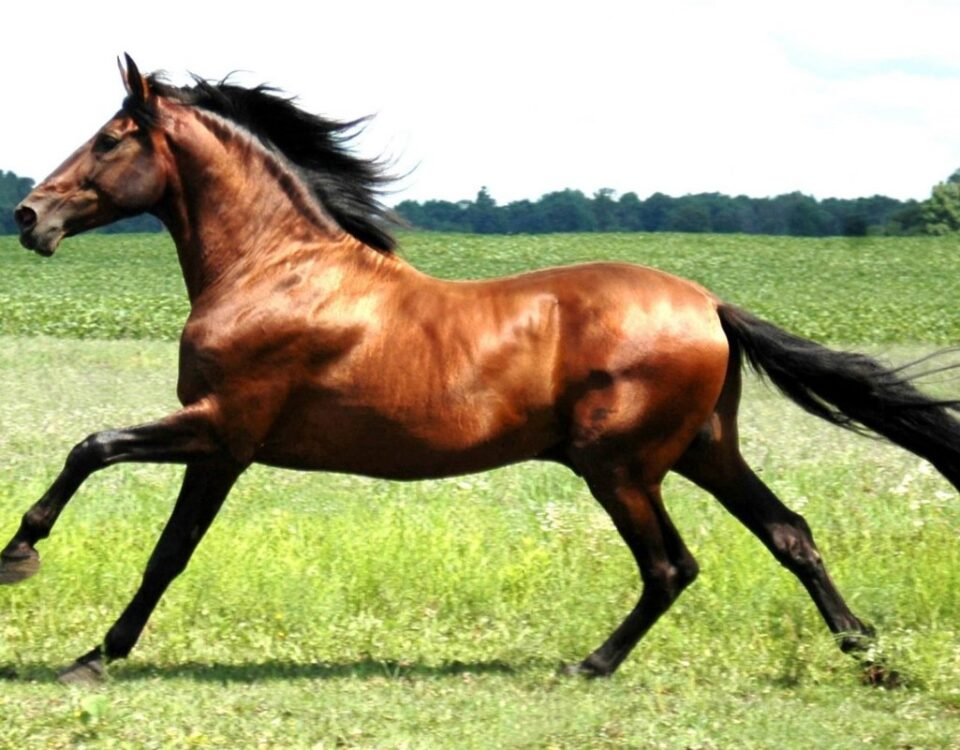
#> input picture Testes-RGB/pre-processamento/cavalo.png, 960 x 750 px
$ python rgb.py
#> lines starting #> are read from the running program, lines starting #| are printed output that depends on the picture
import cv2
import numpy as np

imagem = cv2.imread('pre-processamento/cavalo.png')
#> imagem is the input picture: shape (750, 960, 3); mean B, G, R 121.5, 168, 168.3

azul, verde, vermelho = cv2.split(imagem)
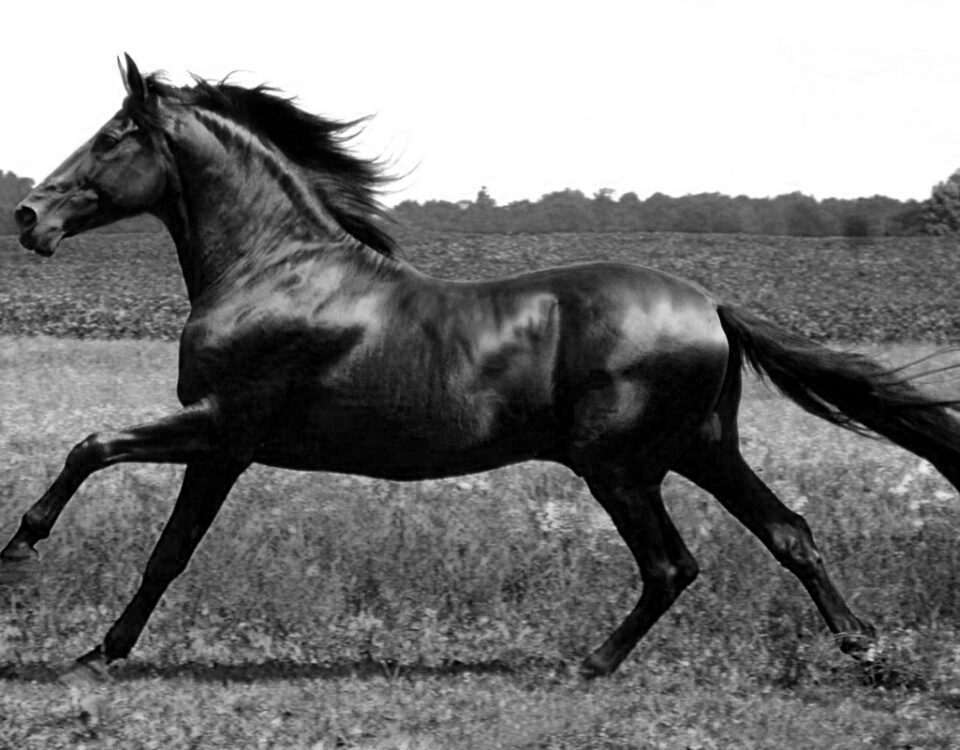
#> azul: shape (750, 960); min 0, max 255, mean 121.5
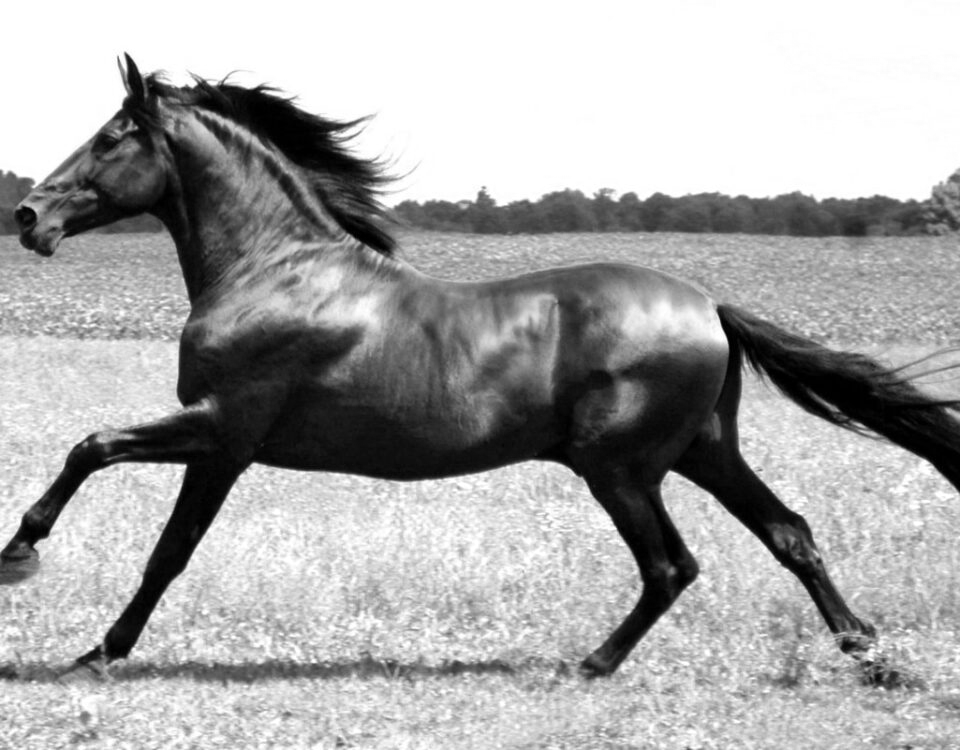
#> verde: shape (750, 960); min 0, max 255, mean 168
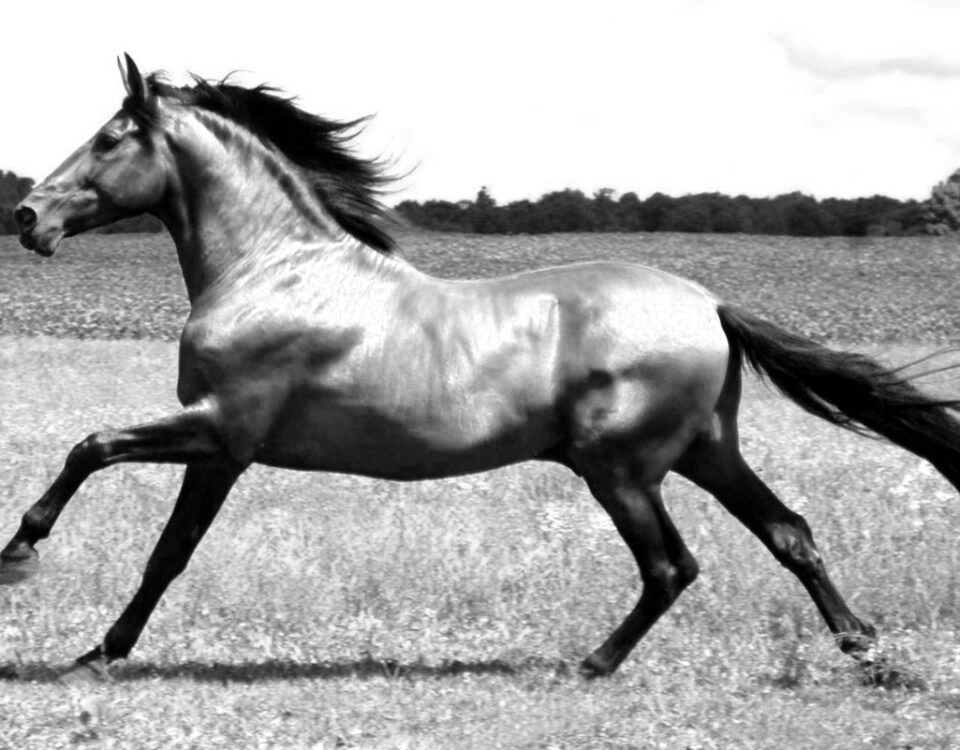
#> vermelho: shape (750, 960); min 0, max 255, mean 168.3

imagem_mesclada = cv2.merge((azul, verde, vermelho))

imagem_invertida = cv2.merge((vermelho, verde, azul))

blank = np.zeros(imagem.shape[:2], dtype='uint8')

canal_azul = cv2.merge([azul,blank,blank])
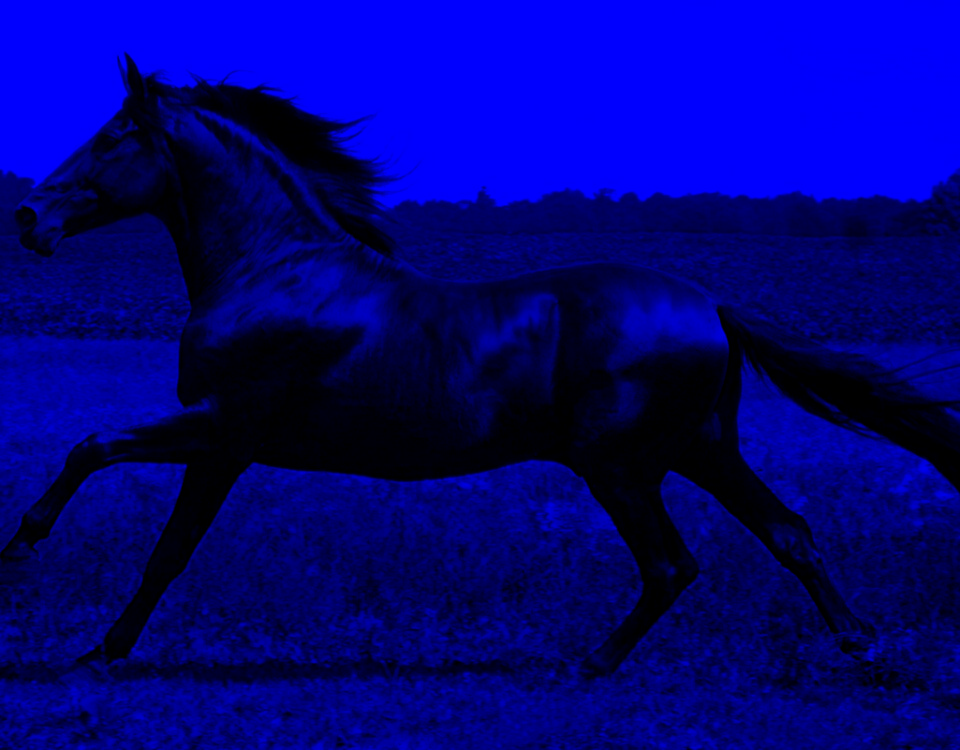
#> canal_azul: shape (750, 960, 3); mean of channels 0, 1, 2 121.5, 0, 0; drawn as B, G, R
canal_azul_gimp = cv2.merge([azul,azul,azul])
canal_verde = cv2.merge([blank,verde,blank])
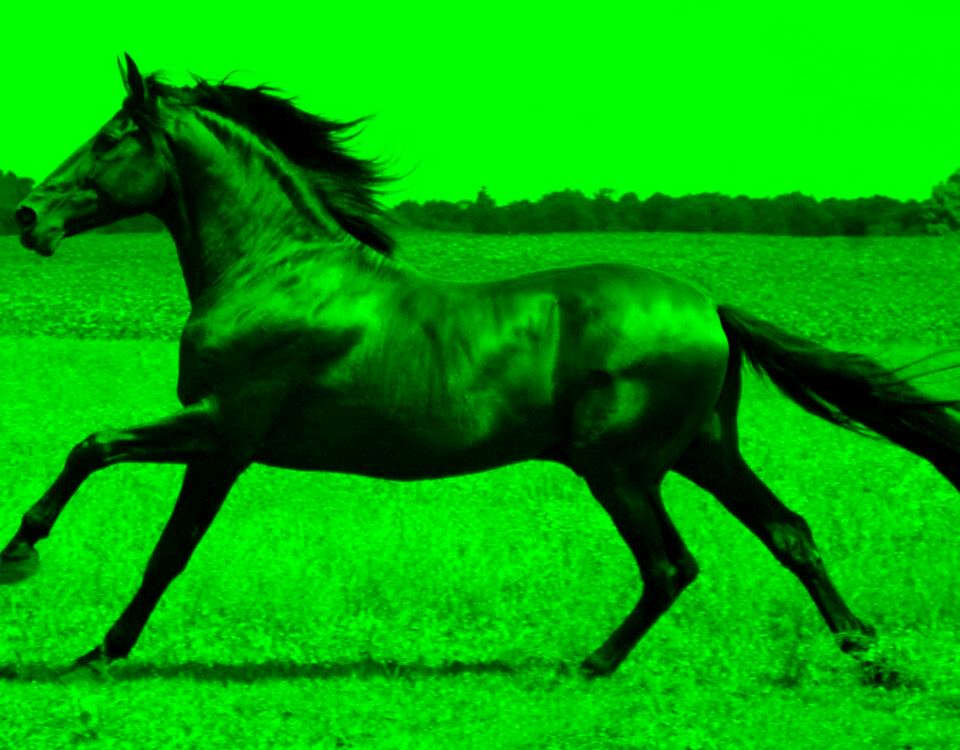
#> canal_verde: shape (750, 960, 3); mean of channels 0, 1, 2 0, 168, 0; drawn as B, G, R
canal_verde_gimp = cv2.merge([verde,verde,verde])
canal_vermelho = cv2.merge([blank,blank,vermelho])
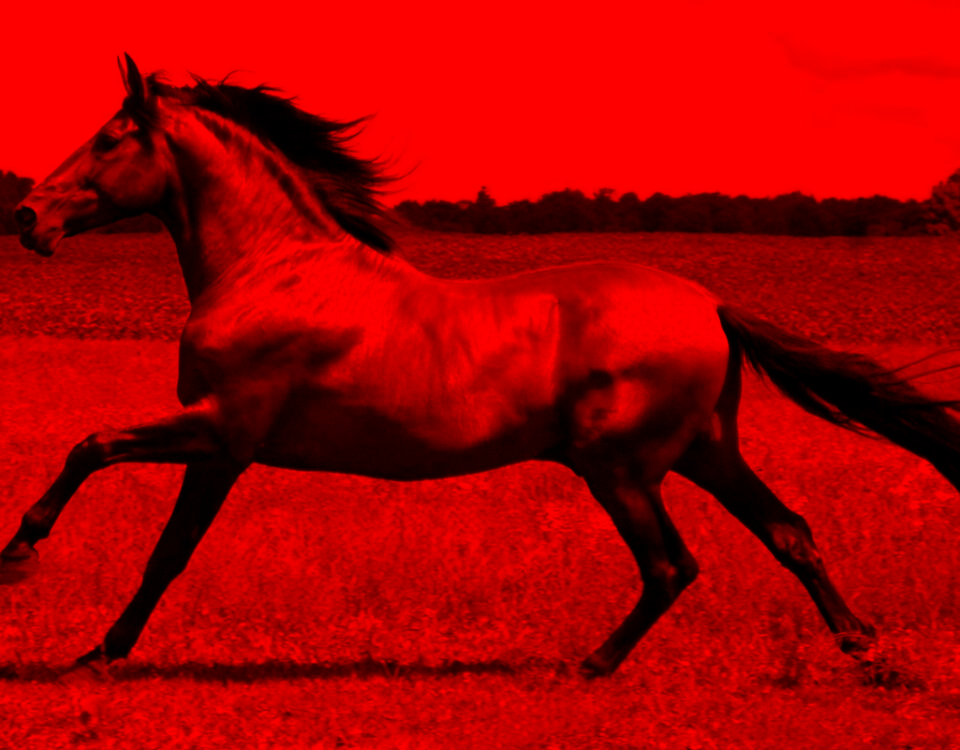
#> canal_vermelho: shape (750, 960, 3); mean of channels 0, 1, 2 0, 0, 168.3; drawn as B, G, R
canal_vermelho_gimp = cv2.merge([vermelho,vermelho,vermelho])

cv2.imwrite('pos-processamento/Azul.png', canal_azul)
cv2.imwrite('pos-processamento/Azul_gimp.png', canal_azul_gimp)
cv2.imwrite('pos-processamento/Verde.png', canal_verde)
cv2.imwrite('pos-processamento/Verde_gimp.png', canal_verde_gimp)
cv2.imwrite('pos-processamento/Vermelho.png', canal_vermelho)
cv2.imwrite('pos-processamento/Vermelho_gimp.png', canal_vermelho_gimp)
cv2.imwrite("pos-processamento/imagem_mesclada.png", imagem_mesclada)
cv2.imwrite("pos-processamento/imagem_invertida.png", imagem_invertida)
